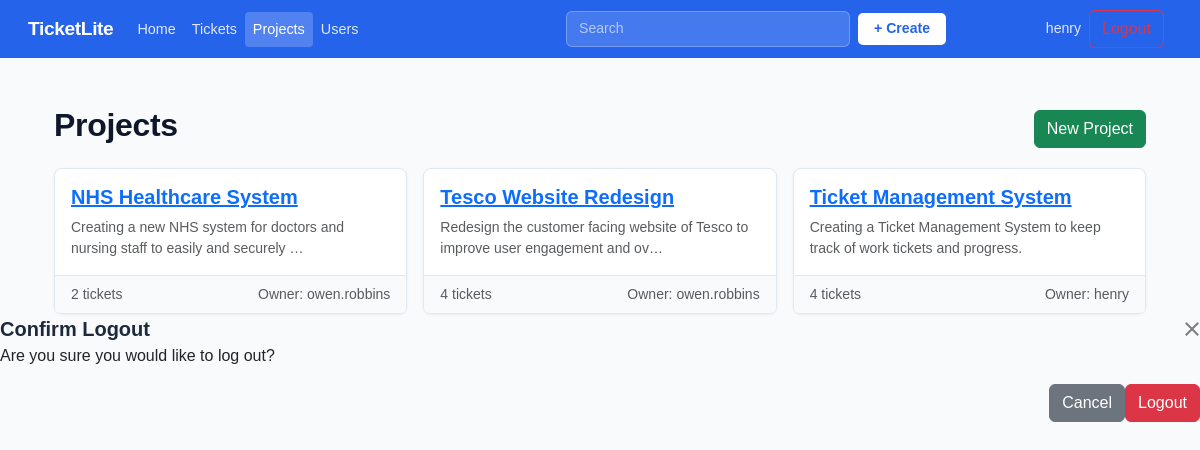
/projects/ (signed in), run on the app's committed database.
### core/models.py (models this page shows)
class Project(models.Model):
    name = models.CharField(max_length=100)
    description = models.TextField(blank=True) # means this field isnt required within the forms
    created_at = models.DateTimeField(auto_now_add=True) #auto set on creation
    owner = models.ForeignKey(User, on_delete=models.SET_NULL, related_name='projects', null=True, blank=True) # If user deleted, allows the project to go unassigned
    def __str__(self):
        return self.name # shows project name in admin panel

### core/views.py (the view)
# urls.py: path('projects/', views.project_list, name='project_list'),
@login_required
def project_list(request):
    projects = Project.objects.all().order_by('name')
    return render(request, 'core/project_list.html', {
        'projects': projects,
        'project_form': ProjectForm(),
        'ticket_form': TicketForm(),
        })

### core/forms.py
class ProjectForm(forms.ModelForm):
    class Meta:
        model = Project
        fields = ['name','description']
        widgets = {
            'name': forms.TextInput(attrs={
                'class': 'form-control',
                'placeholder': 'Project Name'
            }),
            'description': forms.Textarea(attrs={
                'class': 'form-control',
                'rows': 3,
                'placeholder': 'What is this project about?'
            })
        }

class TicketForm(forms.ModelForm):
    class Meta:
        model = Ticket
        fields = ['title', 'description', 'project', 'status', 'priority', 'assigned_to']
        widgets = {
            'title': forms.TextInput(attrs={
                'class': 'form-control',
                'placeholder': 'Ticket Name'
            }),
            'description': forms.Textarea(attrs={
                'class': 'form-control',
                'rows': 4,
                'placeholder': 'What is this ticket about?'
            }),
            'project': forms.Select(attrs={
                'class': 'form-select'
            }),
            'status': forms.Select(attrs={
                'class': 'form-select'
            }),
            'priority': forms.Select(attrs={
                'class': 'form-select'
            }),
            'assigned_to': forms.Select(attrs={
                'class': 'form-select'
            }),
        }

### core/templates/core/project_list.html (shortened to what this page needs)
{% extends "core/base.html" %}
{% block content %}
<div class="container mt-4">
    <div class="d-flex justify-content-between align-items-center mb-3">
        <h2>Projects</h2>
        <button type="button" class="btn btn-success"
            data-bs-toggle="modal" data-bs-target="#createProjectModal">
            New Project
        </button>
    </div>
    {% if projects %}
        <div class="row g-3">
            {% for project in projects %}
            <div class="col-md-4">
                <div class="card h-100">
                    <div class="card-body">
                        <h5 class="card-title">
                            <a href="{% url 'core:project_detail' project.pk %}">{{ project.name }}</a>
                        </h5>
                        <p class="card-text text-muted small">
                            {{ project.description|truncatechars:80 }}
                        </p>
                    </div>
                    <div class="card-footer text-muted small d-flex justify-content-between">
                        <span>{{ project.tickets.count }} ticket{{ project.tickets.count|pluralize }}</span>
                        <span>Owner: {{ project.owner }}</span>
                    </div>
                </div>
            </div>
            {% endfor %}
        </div>
    {% else %}
        <p class="text-muted">No projects yet. Create one to get started.</p>
    {% endif %}
</div>
{% endblock %}

### core/templates/core/base.html (shortened to what this page needs)
<!DOCTYPE html>
<html lang="en">
<head>
    <link href="https://cdn.jsdelivr.net/npm/bootstrap@5.3.2/dist/css/bootstrap.min.css"
        rel="stylesheet">
</head>
<body>
    <nav class="navbar navbar-expand-lg">
        <div class ="container-fluid">
            <a class="navbar-brand" href="{% url 'core:landing' %}">Ticket<span>Lite</span></a>
             {% if request.resolver_match.url_name not in 'landing,login,register' %}
            <ul class="navbar-nav me-auto nav-tabs">
                <li class="nav-item">
                    <a class="nav-link {% if request.resolver_match.url_name == 'home' %}active{% endif %}" href="{% url 'core:home' %}">Home</a>
                </li>
                <li class="nav-item">
                    <a class="nav-link {% if request.resolver_match.url_name == 'ticket_list' %}active{% endif %}" href="{% url 'core:ticket_list' %}">Tickets</a>
                </li>
                <li class="nav-item">
                    <a class="nav-link {% if request.resolver_match.url_name == 'project_list' %}active{% endif %}" href="{% url 'core:project_list' %}">Projects</a>
                </li>
                <li class="nav-item">
                    <a class="nav-link {% if request.resolver_match.url_name == 'user_list' %}active{% endif %}" href="{% url 'core:user_list' %}">Users</a>
                </li>
            </ul>
            <div class="d-flex mx-auto align-items-center gap-2" style="width: 380px;">
                <form class="d-flex flex-grow-1" role="search" action="{% url 'core:search' %}" method="GET">
                    <input class="form-control" type="search" name="q" placeholder="Search" aria-label="Search"
                        value="{{ request.GET.q }}">
                </form>
                <button type="button" class="btn-create"
                    data-bs-toggle="modal" data-bs-target="#createTicketModal">
                    + Create
                </button>
            </div>
            <div class="d-flex align-items-center gap-2">
                {% if user.is_authenticated %}
                    <a class="navbar-text text-decoration-none" href="{% url 'core:profile_view' user.pk %}">
                        {{ user.username }}
                    </a>
                    <button type="button" class="btn btn-outline-danger me-2" data-bs-toggle="modal" data-bs-target="#logoutConfirmationModal">
                    </button>
                {% endif %}
            </div>
            {% endif %}
        </div>
    </nav>
    <div class="container main-content">
        {% block content %}{% endblock %}
    </div>
<div class="modal-fade" id="logoutConfirmationModal" tabindex="-1" aria-hidden="true">
    <div class="modal-dialog modal-dialog-centered">
        <div class="modal-content">
            <form method="post" action="{% url 'core:logout' %}">
                <div class="modal-header">
                    <h5 class="modal-title">Confirm Logout</h5>
                    <button type="button" class="btn-close" data-bs-dismiss="modal"></button>
                </div>
                <div class="modal-body">
                    <p>Are you sure you would like to log out?</p>
                </div>
                <div class="modal-footer">
                    <button type="button" class="btn btn-secondary" data-bs-dismiss="modal">Cancel</button>
                    <button type="submit" class="btn btn-danger">Logout</button>
                </div>
            </form>
        </div>
    </div>
</div>
</body>
</html>

### core/templates/core/base.html (style rules this page uses)
:root { --accent: #2563eb; --accent-dark: #1d4ed8; --nav-bg: #2563eb; --nav-text: #ffffff; --body-bg: #f8fafc; --card-border: #e2e8f0; --text-muted: #64748b; }
body { background-color: var(--body-bg); font-family: 'Gill Sans', 'Gill Sans MT', Calibri, 'Trebuchet MS', sans-serif; }
.navbar { background-color: var(--nav-bg) !important; border-bottom: none; padding: 0.6rem 1rem; }
.navbar-brand { color: white !important; font-weight: 700; font-size: 1.2rem; letter-spacing: -0.02em; }
.navbar .nav-link { color: rgba(255,255,255,0.85) !important; font-size: 0.9rem; padding: 0.4rem 0.75rem; border-radius: 4px; transition: background 0.15s ease; border: none !important }
.navbar .nav-link.active { color: #ffffff !important; background: rgba(255,255,255,0.2); }
.navbar .nav-tabs { border-bottom: none; }
.navbar-text { color: rgba(255,255,255,0.85) !important; font-size: 0.88rem; }
.card { border: 1px solid var(--card-border); border-radius: 8px; box-shadow: 0 1px 3px rgba(0,0,0,0.06); }
.card-footer { background-color: #f8fafc; border-top: 1px solid var(--card-border); }
h2, h3 { font-weight: 600; color: #0f172a; letter-spacing: -0.01em; }
h5, h6 { font-weight: 600; color: #1e293b; }
.navbar .form-control { background: rgba(255,255,255,0.15); border: 1px solid rgba(255,255,255,0.25); color: #ffffff; font-size: 0.88rem; }
.navbar .form-control::placeholder { color: rgba(255,255,255,0.6); }
.btn-create { background: #ffffff; color: var(--accent); border: none; font-weight: 600; font-size: 0.88rem; padding: 5px 16px; border-radius: 5px; transition: background 0.15s ease; }
.main-content { padding-top: 1.5rem; }

### data on the page
Project: name "NHS Healthcare System", description "Creating a new NHS system for doctors and nursing staff to easily and securely …", tickets.count "2", owner "owen.robbins"
Project: name "Tesco Website Redesign", description "Redesign the customer facing website of Tesco to improve user engagement and ov…", tickets.count "4", owner "owen.robbins"
Project: name "Ticket Management System", description "Creating a Ticket Management System to keep track of work tickets and progress.", tickets.count "4", owner "henry"

### other printed values
{{ user.username }} "henry"
